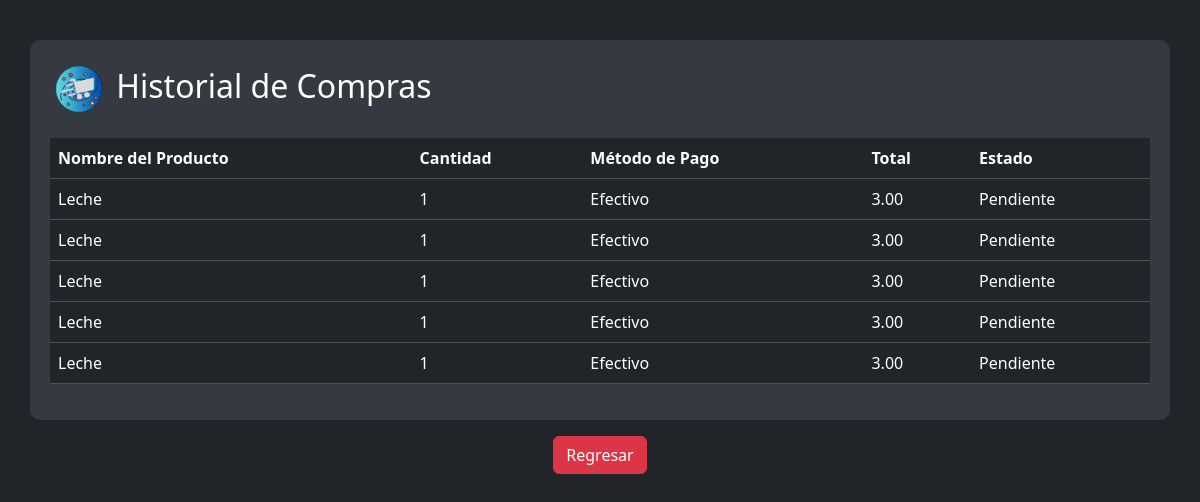
The page /compradosuser.php (signed in) on the database its author committed.
### tables this page shows
CREATE TABLE `historial_ventas` (
  `ID` int(11) NOT NULL,
  `id_usuario` int(11) NOT NULL,
  `Metodo_pago` varchar(50) DEFAULT NULL,
  `Cantidad` int(11) DEFAULT NULL,
  `Fecha` timestamp NULL DEFAULT current_timestamp(),
  `Estado` varchar(20) NOT NULL DEFAULT 'Pendiente',
  `IDP` int(11) NOT NULL,
  `Total` decimal(10,2) NOT NULL
);

CREATE TABLE `productos` (
  `IDP` int(11) NOT NULL,
  `Nombre` varchar(255) NOT NULL,
  `Precio` decimal(10,2) NOT NULL,
  `Categoria` varchar(255) DEFAULT NULL,
  `Cantidad` int(11) DEFAULT NULL,
  `Descripcion` text DEFAULT NULL,
  `Foto` varchar(255) DEFAULT NULL,
  `Estado` varchar(20) NOT NULL DEFAULT 'Pendiente',
  `fecha_de_entrega` timestamp NOT NULL DEFAULT current_timestamp()
);

### compradosuser.php (the view, shortened to what this page needs)
<?php
include_once 'conexion.php';
$usuario_id = $_SESSION['usuario_id'];
$query = "SELECT hv.ID, p.Nombre as NombreProducto, hv.Cantidad, hv.Metodo_pago, hv.Total, hv.Estado
          FROM historial_ventas hv
          INNER JOIN productos p ON hv.IDP = p.IDP
          WHERE hv.id_usuario = :usuario_id AND hv.Estado = 'Pendiente'";
$statement = $con->prepare($query);
$statement->bindParam(':usuario_id', $usuario_id);
$statement->execute();
$historial_ventas = $statement->fetchAll(PDO::FETCH_ASSOC);
?>
<!DOCTYPE html>
<html lang="en">
<head>
    <link rel="stylesheet" href="CSS/bootstrap.css">
    <link rel="stylesheet" href="CSS/alerta.css">
</head>
<body>
    <div class="container">
        <h2>        <img class="m-1" src="IMG/Spacemark ico_transparent.ico" alt="SpaceMark Logo" height="50">
        Historial de Compras</h2>
        <table class="table table-dark">
            <thead>
                <tr>
                    <th scope="col">Nombre del Producto</th>
                    <th scope="col">Cantidad</th>
                    <th scope="col">Método de Pago</th>
                    <th scope="col">Total</th>
                    <th scope="col">Estado</th>
                </tr>
            </thead>
            <tbody>
                <?php foreach ($historial_ventas as $venta): ?>
                    <tr>
                        <td><?= htmlspecialchars($venta['NombreProducto']) ?></td>
                        <td><?= htmlspecialchars($venta['Cantidad']) ?></td>
                        <td><?= htmlspecialchars($venta['Metodo_pago']) ?></td>
                        <td><?= htmlspecialchars($venta['Total']) ?></td>
                        <td><?= htmlspecialchars($venta['Estado']) ?></td>
                    </tr>
                <?php endforeach; ?>
            </tbody>
        </table>
    </div>
        <div class="row mt-3">
        <div class="col-12 text-center">
            <a href="index.php" class="btn btn-danger">Regresar</a>
        </div>
    </div>
</body>
</html>

### compradosuser.php (style rules this page uses)
body { background-color: #212529; color: #ffffff; padding-top: 20px; }
.container { background-color: #343a40; color: #ffffff; padding: 20px; border-radius: 10px; margin-top: 20px; }
.table-dark { background-color: #343a40; color: #ffffff; border-radius: 10px; margin-top: 20px; }
.btn-danger { background-color: #dc3545; border-color: #dc3545; }

### rows shown on the page
historial_ventas: IDP.Nombre "Leche", Cantidad "1", Metodo_pago "Efectivo", Total "3.00", Estado "Pendiente"
historial_ventas: IDP.Nombre "Leche", Cantidad "1", Metodo_pago "Efectivo", Total "3.00", Estado "Pendiente"
historial_ventas: IDP.Nombre "Leche", Cantidad "1", Metodo_pago "Efectivo", Total "3.00", Estado "Pendiente"
historial_ventas: IDP.Nombre "Leche", Cantidad "1", Metodo_pago "Efectivo", Total "3.00", Estado "Pendiente"
historial_ventas: IDP.Nombre "Leche", Cantidad "1", Metodo_pago "Efectivo", Total "3.00", Estado "Pendiente"
